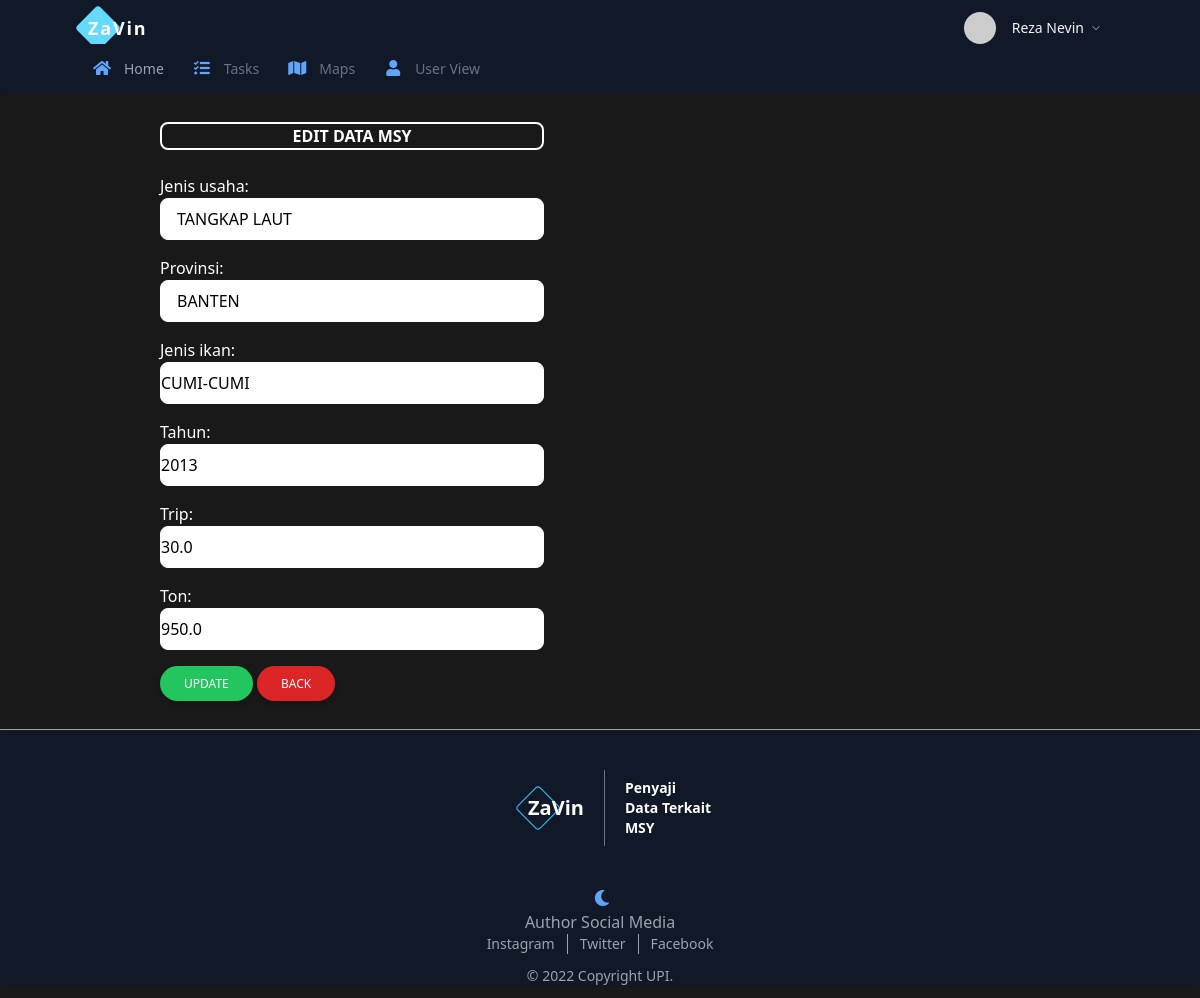
Screenshot of /adm/updata/36 (signed in) with the database file from the repository.
### MSY/models.py (models this page shows, shortened)
class dataikan(models.Model):
    jenis_usaha    = models.CharField(max_length=50)
    provinsi       = models.CharField(max_length=50)
    jenis_ikan     = models.CharField(max_length=50)
    tahun          = models.IntegerField(null=True)
    trip           = models.FloatField(null=True)#trip adalah ton
    ton            = models.FloatField(null=True)#dan ton adalah trip

### MSY/views.py (the view)
# urls.py: path("adm/updata/<int:id>",up_data, name='up_data'),
@login_required(login_url=settings.LOGIN_URL)
def up_data(request, id):
    updata = dataikan.objects.get(pk=id)
    edit = "Edit Data MSY"
    template = "admin/updata.html"
    if request.POST:
        form= Fromdataikan(request.POST, request.FILES, instance=updata)
        if form.is_valid():
            form.save()
            pesan = "data berhasil di update"
            context={
                "Title" : edit,
                "Subtitle" : edit,
                "pesan" : pesan,
                "form": form,
                "updata": updata
            }
            return render (request, template ,context)
    else :
        form = Fromdataikan(instance=updata)
        context={
            "Title" : edit,
            "Subtitle" : edit,
            "form": form,
            "updata": updata
        }
        return render (request, template ,context)

### MSY/forms.py
class Fromdataikan(ModelForm,forms.Form):
    class Meta :
        model = dataikan
        fields = '__all__'
        widgets ={
            'jenis_usaha'     :forms.TextInput({'class':'border  w-96 text-black border-white block mb-4 rounded-lg text-gray/30 py-2 px-4','required':'required'}),
            'provinsi'        :forms.TextInput({'class':'border w-96 text-black border-white block mb-4 rounded-lg text-gray/30 py-2 px-4','required':'required'}),
            'jenis_ikan'      : forms.TextInput({'class':'border w-96 text-black border-white block mb-4 rounded-lg text-gray/30 py-2 px-4l','required':'required'}),
            'tahun'           : forms.NumberInput({'class':'border w-96 text-black border-white block mb-4 rounded-lg text-gray/30 py-2 px-4l','required':'required'}),
            'trip'            : forms.NumberInput({'class':'border w-96 text-black border-white block mb-4 rounded-lg text-gray/30 py-2 px-4l','required':'required'}),
            'ton'             : forms.NumberInput({'class':'border w-96 text-black border-white block mb-4 rounded-lg text-gray/30 py-2 px-4l','required':'required'}),
        }

### templates/admin/updata.html (shortened to what this page needs)
{% extends 'admin.html'%}
{% load static %}
{% block content%}
<div class="mx-auto px-40 py-7 ">
            <h1 class="text-white uppercase font-bold text-center border border-2 border-white rounded-lg w-96">{{Subtitle}}</h1>
            <br>
            <form action="{% url 'up_data' updata.pk %}" method="post" class="text-white" enctype="multipart/form-data">
                {% csrf_token %}{{form.as_p}}
                <input type="submit" value="Update" class="inline-block px-6 py-2.5 bg-green-500 text-white font-medium text-xs leading-tight uppercase  rounded-full shadow-md hover:bg-green-600 hover:shadow-lg focus:bg-green-600 focus:shadow-lg focus:outline-none focus:ring-0 active:bg-green-700 active:shadow-lg transition duration-150 ease-in-out">
                <a href="{% url 'task'%}" class="inline-block px-6 py-2.5 bg-red-600 text-white font-medium text-xs leading-tight uppercase rounded-full shadow-md hover:bg-red-700 hover:shadow-lg focus:bg-red-700 focus:shadow-lg focus:outline-none focus:ring-0 active:bg-red-800 active:shadow-lg transition duration-150 ease-in-out">Back</a>
            </form>
        </div>
{% endblock %}

### MSY/templates/admin.html (style rules this page uses)
.bg-black-alt { background: #191919; }

### rows the page displays
dataikan: jenis_usaha "TANGKAP LAUT", provinsi "BANTEN", jenis_ikan "CUMI-CUMI", tahun "2013", trip "30.0", ton "950.0"

### other values shown
{{ Subtitle }} "EDIT DATA MSY"
